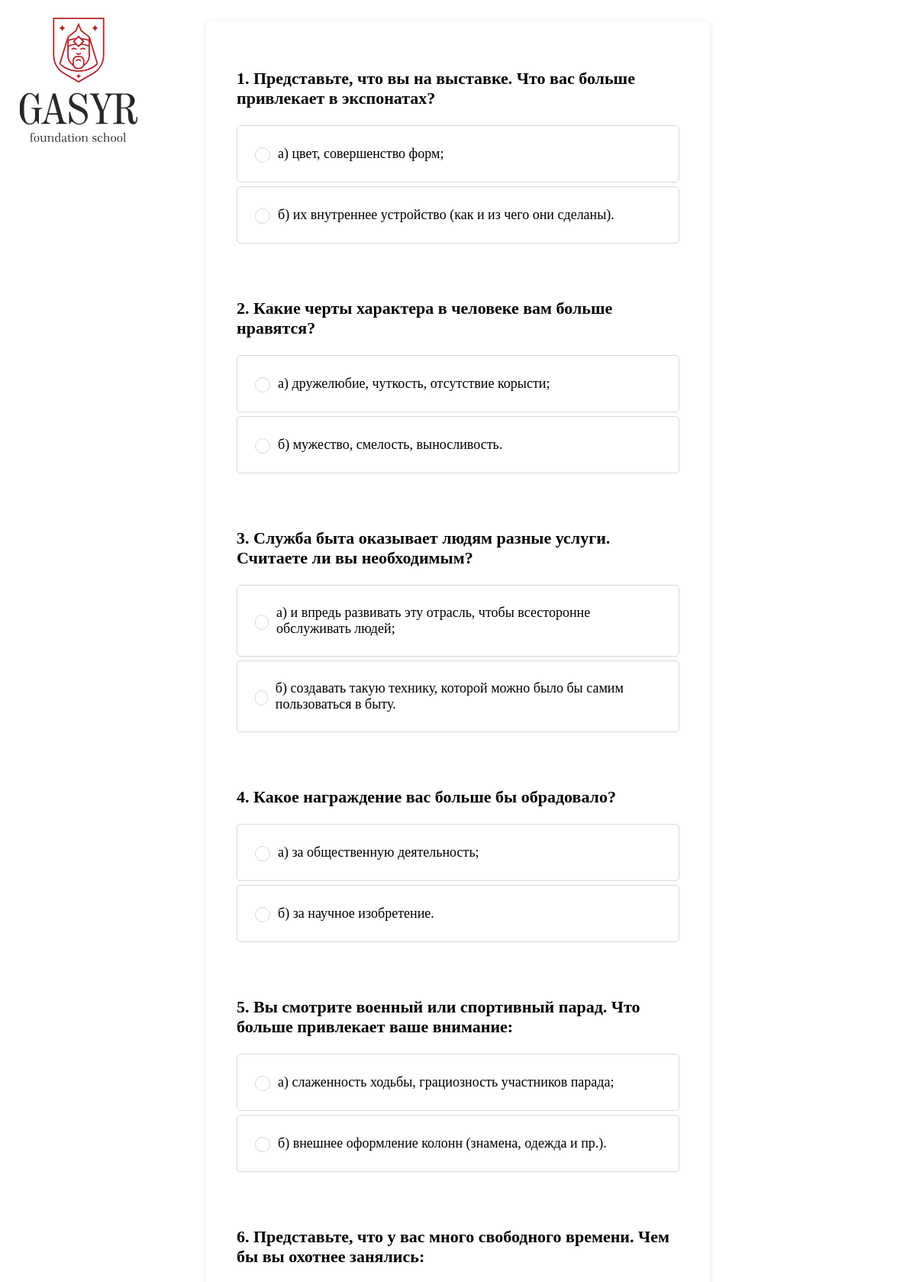
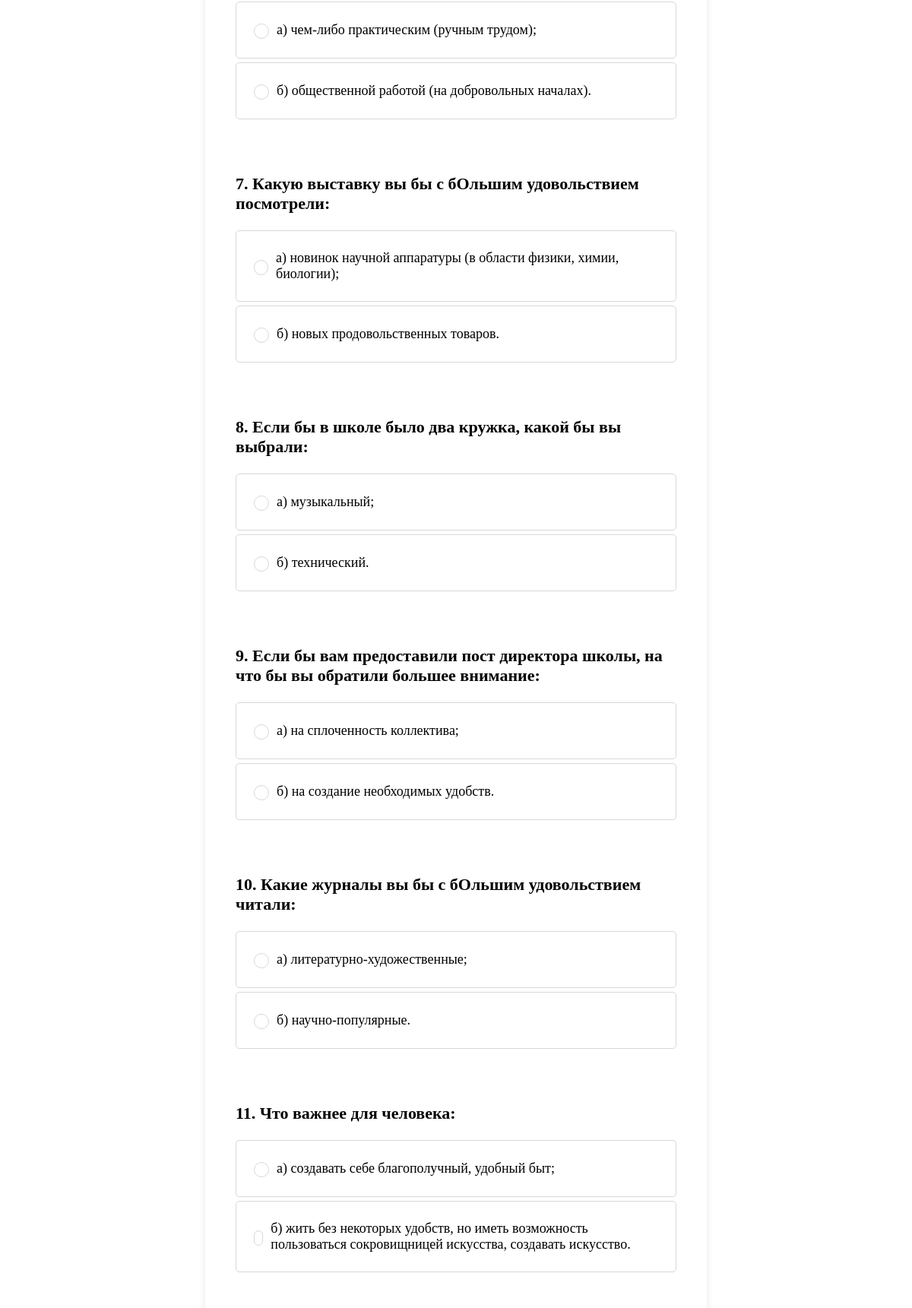
The app's page /preference-test/1/ (upper part) with its own data (2 pictures, top to bottom).
### test_app/models.py (models this page shows, shortened)
class PreferenceQuestion(models.Model):
    text = models.CharField(max_length=1024)
    option_a = models.CharField(max_length=512)
    option_b = models.CharField(max_length=512)
    class Meta:
        verbose_name = 'Тест-опросник на профориентацию | Вопрос и ответ'
        verbose_name_plural = 'Тесты-опросники на профориентацию | Вопросы и ответы'

### test_app/views.py (the view)
# urls.py: path('preference-test/<int:user_data_id>/', preference_test_view, name='preference_test'),
def preference_test_view(request, user_data_id):
    user_data = get_object_or_404(UserData, id=user_data_id)
    language = user_data.language
    submit_text = "Бастау" if language == "KZ" else "ПОЛУЧИТЬ РЕЗУЛЬТАТ"
    if request.method == 'POST':
        scores = {
            'Work with people': 0,
            'Intellectual work': 0,
            'Technical interests': 0,
            'Aesthetics and art': 0,
            'Physical work': 0,
            'Material interests': 0,
        }
        question_category_map = {
            '2a': 'Work with people', '4a': 'Work with people', '6b': 'Work with people', '9a': 'Work with people',
            '12b': 'Work with people',
            '16a': 'Work with people', '17b': 'Work with people', '19b': 'Work with people', '23b': 'Work with people',
            '28b': 'Work with people',
            '4b': 'Intellectual work', '7a': 'Intellectual work', '10b': 'Intellectual work',
            '13a': 'Intellectual work', '14b': 'Intellectual work',
            '18a': 'Intellectual work', '20a': 'Intellectual work', '21b': 'Intellectual work',
            '26b': 'Intellectual work', '30a': 'Intellectual work',
            '1b': 'Technical interests', '3b': 'Technical interests', '6a': 'Technical interests',
            '8b': 'Technical interests', '12a': 'Technical interests',
            '14a': 'Technical interests', '15b': 'Technical interests', '25a': 'Technical interests',
            '26a': 'Technical interests', '29b': 'Technical interests',
            '1a': 'Aesthetics and art', '5b': 'Aesthetics and art', '8a': 'Aesthetics and art',
            '10a': 'Aesthetics and art', '11b': 'Aesthetics and art',
            '17a': 'Aesthetics and art', '21a': 'Aesthetics and art', '23a': 'Aesthetics and art',
            '24b': 'Aesthetics and art', '28a': 'Aesthetics and art',
            '2b': 'Physical work', '5a': 'Physical work', '13b': 'Physical work', '15a': 'Physical work',
            '18b': 'Physical work',
            '20b': 'Physical work', '22a': 'Physical work', '24a': 'Physical work', '25b': 'Physical work',
            '27a': 'Physical work',
            '3a': 'Material interests', '7b': 'Material interests', '9b': 'Material interests',
            '11a': 'Material interests', '16b': 'Material interests',
            '19a': 'Material interests', '22b': 'Material interests', '27b': 'Material interests',
            '29a': 'Material interests', '30b': 'Material interests',
        }
        for key, value in request.POST.items():
            if key.startswith('question'):
                question_id, option = key.split('_')[1], value[-1]
                score = int(value[:-1])
                category = question_category_map.get(f'{question_id}{option}')
                if category:
                    scores[category] += score
        preferred_category = max(scores, key=scores.get)
        if language == "KZ":
            text = "Сіздің қалаған санатыңыз:"
            if preferred_category == "Work with people":
                preferred_category = "Адамдармен жұмыс: мұғалім, мұғалім, гид, тәрбиеші, әлеуметтанушы, психолог, персонал менеджері, тергеуші."
            elif preferred_category == "Intellectual work":
                preferred_category = "Интеллектуалды жұмыс: зерттеуші ғалым (математик, физик, химик, кибернетик, археолог, геолог), инженер, заңгер, дәрігер, эколог, сәулетші, продюсер."
            elif preferred_category == "Technical interests":
                preferred_category = "Техникалық қызығушылықтар: программист, электротехник, радиотехник, Web -мастер, статистик, водитель, технолог, диспетчер, секретарь-машинистка, телефонист."
            elif preferred_category == "Aesthetics and art":
                preferred_category = "Эстетика және өнер: суретші, дизайнер, жазушы, ақын, режиссер, суретші, дизайнер, косметолог, костюмер, макияж суретшісі, кондитер, тігінші-кутюрье, гүл өсіруші."
            elif preferred_category == "Physical work":
                preferred_category = "Физикалық жұмыс: фотограф, экспедитор, шаштараз, бармен, даяшы, стюардесса, сатушы, кескіш, жөндеуші, кассир, мейірбике, бригадир, қоймашы, пошташы, фермер, жүк көлігі жүргізушісі, полиция қызметкері, әскери."
            elif preferred_category == "Material interests":
                preferred_category = "Материалдық мүдделер: жоспарлы-экономикалық жұмыс түрлері: экономист, әкімші, менеджер, кәсіпкер, аудитор, жарнама жөніндегі маман, брокер, сақтандыру компанияларының агенті, коммерсант, импорттаушы."
        elif language == "RU":
            text = "Ваша предпочтительная категория - это:"
            if preferred_category == "Work with people":
                preferred_category = "Работа с людьми: учитель, педагог, экскурсовод, воспитатель,  социолог, психолог, менеджер по персоналу, следователь."
            elif preferred_category == "Intellectual work":
                preferred_category = "Интеллектуальная работа: ученый-исследователь (математик, физик, химик, кибернетик, археолог, геолог),  инженер, юрист, врач, эколог, архитектор, продюсер."
            elif preferred_category == "Technical interests":
                preferred_category = "Технические интересы: программист, электротехник, радиотехник, Web -мастер, статистик, водитель, технолог, диспетчер, секретарь-машинистка, телефонист."
            elif preferred_category == "Aesthetics and art":
                preferred_category = "Эстетика и искусство: художник, дизайнер, писатель, поэт,  режиссер, артист, конструктор, косметолог, костюмер, гример, кондитер, портной-кутюрье, цветовод."
            elif preferred_category == "Physical work":
                preferred_category = "Физический труд: спортсмен, фотограф, экспедитор, парикмахер,  бармен, официант, стюардесса, продавец, закройщик, специалист по ремонту, кассир, медперсонал, бригадир, кладовщик,  почтальон,  фермер,  водитель-дальнобойщик, полицейский, военный."
            elif preferred_category == "Material interests":
                preferred_category = "Материальные интересы: планово-экономических видов работ: экономист, администратор, менеджер, предприниматель, аудитор, специалист по рекламе, брокер, агент страховых компаний, коммерсант, завхоз."
        TestResult.objects.create(user_data_id=user_data_id, test_name="Preference Test", result=preferred_category)
        new_result = TestResult.objects.create(
            user_data=user_data,
            test_name="Preference Test",
            result=preferred_category
        )
        domain = 'https://gasyrfoundation.com'
        admin_change_path = reverse('admin:test_app_testresult_change', args=(new_result.id,))
        admin_url = f"{domain}{admin_change_path}"
        whatsapp_message = f"Привет, вот ссылка на результат / Сәлем, нәтижеге сілтеме: {admin_url}"
        encoded_whatsapp_message = quote(whatsapp_message)
        whatsapp_link = f"https://wa.me/77000660868?text={encoded_whatsapp_message}"
        return render(request, 'test_app/third_test/preference_result.html', {
            'preferred_category': preferred_category,
            'text': text,
            'user_data_id': user_data_id,
            'submit_text': submit_text,
            'whatsapp_link': whatsapp_link  # Pass the WhatsApp link to the template
        })
    else:
        if(language == "KZ"):
            questions = PreferenceQuestion_kk.objects.all()
        else:
            questions = PreferenceQuestion.objects.all()
        return render(request, 'test_app/third_test/preference_test.html', {'questions': questions,
                                                                            'user_data_id': user_data_id,
                                                                            'submit_text': submit_text
                                                                            })

### test_app/templates/test_app/third_test/preference_test.html (shortened to what this page needs)
{% extends 'test_app/base.html' %}
{% load static %}
{% block content %}
    <div class="flex-container">
    <div class="logo-container">
        <img src="{% static 'test_app/images/logo2.svg' %}" alt="GASYR Foundation School Logo" class="logo" style="width: 190px; height: 190px;">
    </div>
    <div class="form-container">
        <form method="post">
            {% for question in questions %}
            <div class="question">
                <p><strong>{{ question.text }}</strong></p>
                <label for="question_{{forloop.counter}}_a">
                    <input type="radio" id="question_{{forloop.counter}}_a" name="question_{{forloop.counter}}" value="3a">
                    {{ question.option_a }}
                </label>
                <label for="question_{{forloop.counter}}_b">
                    <input type="radio" id="question_{{forloop.counter}}_b" name="question_{{forloop.counter}}" value="2a">
                    {{ question.option_b }}
                </label>
            </div>
            {% endfor %}
        </form>
    </div>
</div>
{% endblock %}

### test_app/templates/test_app/third_test/preference_test.html (style rules this page uses)
.flex-container { display: flex; align-items: flex-start; justify-content: flex-start; }
.logo-container { display: flex; align-items: center; justify-content: center; margin-right: 20px; position: fixed; }
.form-container { font-family: 'MyCustomFont2'; display: flex; align-items: center; justify-content: center; margin: 0 auto; }
form { background: white; padding: 30px; border-radius: 8px; box-shadow: 0 2px 10px rgba(0, 0, 0, 0.1); max-width: 600px; margin: 20px; color: #000; }
.question { margin-bottom: 25px; text-align: left; padding: 10px; border-radius: 4px; font-size: 22px; }
.question label { display: flex; align-items: center; margin: 5px 0; cursor: pointer; padding: 25px 18px; background-color: #fff; border: 1px solid #D8D8D8; border-radius: 5px; font-size: 18px; font-weight: 400; }
.question input[type="radio"] { appearance: none; width: 20px; height: 20px; margin-right: 10px; border: 1px solid #D8D8D8; border-radius: 10px; position: relative; outline: none; vertical-align: middle; cursor: pointer; }

### records on screen
PreferenceQuestion: text "1. Представьте, что вы на выставке. Что вас больше привлекает в экспонатах?", option_a "а) цвет, совершенство форм;", option_b "б) их внутреннее устройство (как и из чего они сделаны)."
PreferenceQuestion: text "2. Какие черты характера в человеке вам больше нравятся?", option_a "а) дружелюбие, чуткость, отсутствие корысти;", option_b "б) мужество, смелость, выносливость."
PreferenceQuestion: text "3. Служба быта оказывает людям разные услуги. Считаете ли вы необходимым?", option_a "а) и впредь развивать эту отрасль, чтобы всесторонне обслуживать людей;", option_b "б) создавать такую технику, которой можно было бы самим пользоваться в быту."
PreferenceQuestion: text "4. Какое награждение вас больше бы обрадовало?", option_a "а) за общественную деятельность;", option_b "б) за научное изобретение."
PreferenceQuestion: text "5. Вы смотрите военный или спортивный парад. Что больше привлекает ваше внимание:", option_a "а) слаженность ходьбы, грациозность участников парада;", option_b "б) внешнее оформление колонн (знамена, одежда и пр.)."
PreferenceQuestion: text "6. Представьте, что у вас много свободного времени. Чем бы вы охотнее занялись:", option_a "а) чем-либо практическим (ручным трудом);", option_b "б) общественной работой (на добровольных началах)."
PreferenceQuestion: text "7. Какую выставку вы бы с бОльшим удовольствием посмотрели:", option_a "а) новинок научной аппаратуры (в области физики, химии, биологии);", option_b "б) новых продовольственных товаров."
PreferenceQuestion: text "8. Если бы в школе было два кружка, какой бы вы выбрали:", option_a "а) музыкальный;", option_b "б) технический."
PreferenceQuestion: text "9. Если бы вам предоставили пост директора школы, на что бы вы обратили большее внимание:", option_a "а) на сплоченность коллектива;", option_b "б) на создание необходимых удобств."
PreferenceQuestion: text "10. Какие журналы вы бы с бОльшим удовольствием читали:", option_a "а) литературно-художественные;", option_b "б) научно-популярные."
PreferenceQuestion: text "11. Что важнее для человека:", option_a "а) создавать себе благополучный, удобный быт;", option_b "б) жить без некоторых удобств, но иметь возможность пользоваться сокровищницей искусства, создавать искусство."
